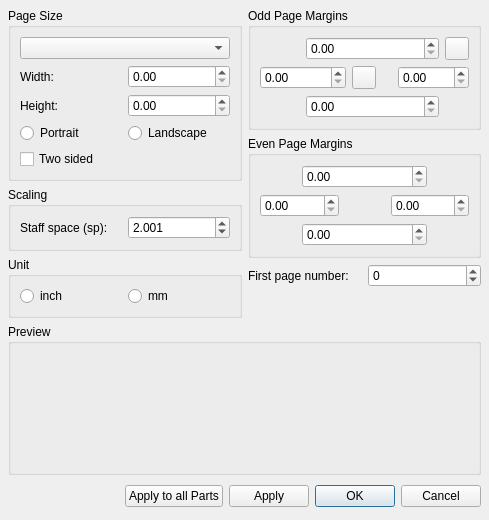
<?xml version="1.0" encoding="UTF-8"?>
<ui version="4.0">
 <class>PageSettingsBase</class>
 <widget class="QDialog" name="PageSettingsBase">
  <property name="geometry">
   <rect>
    <x>0</x>
    <y>0</y>
    <width>489</width>
    <height>520</height>
   </rect>
  </property>
  <property name="minimumSize">
   <size>
    <width>0</width>
    <height>0</height>
   </size>
  </property>
  <property name="windowTitle">
   <string>Page Settings</string>
  </property>
  <layout class="QGridLayout">
   <property name="leftMargin">
    <number>8</number>
   </property>
   <property name="topMargin">
    <number>8</number>
   </property>
   <property name="rightMargin">
    <number>8</number>
   </property>
   <property name="bottomMargin">
    <number>8</number>
   </property>
   <property name="spacing">
    <number>6</number>
   </property>
   <item row="2" column="0" colspan="2">
    <widget class="QGroupBox" name="previewGroup">
     <property name="sizePolicy">
      <sizepolicy hsizetype="Expanding" vsizetype="Expanding">
       <horstretch>0</horstretch>
       <verstretch>0</verstretch>
      </sizepolicy>
     </property>
     <property name="title">
      <string>Preview</string>
     </property>
     <layout class="QVBoxLayout" name="verticalLayout_2">
      <property name="leftMargin">
       <number>0</number>
      </property>
      <property name="topMargin">
       <number>0</number>
      </property>
      <property name="rightMargin">
       <number>0</number>
      </property>
      <property name="bottomMargin">
       <number>0</number>
      </property>
     </layout>
    </widget>
   </item>
   <item row="0" column="0" rowspan="2">
    <layout class="QVBoxLayout" stretch="0,0,0">
     <property name="spacing">
      <number>6</number>
     </property>
     <property name="leftMargin">
      <number>0</number>
     </property>
     <property name="topMargin">
      <number>0</number>
     </property>
     <property name="rightMargin">
      <number>0</number>
     </property>
     <property name="bottomMargin">
      <number>0</number>
     </property>
     <item>
      <widget class="QGroupBox" name="groupBox">
       <property name="title">
        <string>Page Size</string>
       </property>
       <layout class="QGridLayout">
        <item row="3" column="0">
         <widget class="QRadioButton" name="portraitButton">
          <property name="text">
           <string>Portrait</string>
          </property>
         </widget>
        </item>
        <item row="0" column="0" colspan="2">
         <widget class="QComboBox" name="pageGroup"/>
        </item>
        <item row="4" column="0">
         <widget class="QCheckBox" name="twosided">
          <property name="text">
           <string>Two sided</string>
          </property>
         </widget>
        </item>
        <item row="3" column="1">
         <widget class="QRadioButton" name="landscapeButton">
          <property name="text">
           <string>Landscape</string>
          </property>
         </widget>
        </item>
        <item row="1" column="1">
         <widget class="QDoubleSpinBox" name="pageWidth">
          <property name="sizePolicy">
           <sizepolicy hsizetype="Minimum" vsizetype="Fixed">
            <horstretch>0</horstretch>
            <verstretch>0</verstretch>
           </sizepolicy>
          </property>
          <property name="maximum">
           <double>2000.000000000000000</double>
          </property>
         </widget>
        </item>
        <item row="2" column="1">
         <widget class="QDoubleSpinBox" name="pageHeight">
          <property name="sizePolicy">
           <sizepolicy hsizetype="Minimum" vsizetype="Fixed">
            <horstretch>0</horstretch>
            <verstretch>0</verstretch>
           </sizepolicy>
          </property>
          <property name="maximum">
           <double>2000.000000000000000</double>
          </property>
         </widget>
        </item>
        <item row="2" column="0">
         <widget class="QLabel" name="label_3">
          <property name="text">
           <string>Height:</string>
          </property>
          <property name="buddy">
           <cstring>pageHeight</cstring>
          </property>
         </widget>
        </item>
        <item row="1" column="0">
         <widget class="QLabel" name="label_2">
          <property name="text">
           <string>Width:</string>
          </property>
          <property name="buddy">
           <cstring>pageWidth</cstring>
          </property>
         </widget>
        </item>
       </layout>
      </widget>
     </item>
     <item>
      <widget class="QGroupBox" name="groupBox_2">
       <property name="title">
        <string>Scaling</string>
       </property>
       <layout class="QHBoxLayout">
        <item>
         <widget class="QLabel" name="label">
          <property name="toolTip">
           <string>Distance between two lines on a standard 5-line staff</string>
          </property>
          <property name="whatsThis">
           <string>Distance between two lines on a standard 5-line staff</string>
          </property>
          <property name="text">
           <string>Staff space (sp):</string>
          </property>
          <property name="buddy">
           <cstring>spatiumEntry</cstring>
          </property>
         </widget>
        </item>
        <item>
         <widget class="QDoubleSpinBox" name="spatiumEntry">
          <property name="sizePolicy">
           <sizepolicy hsizetype="Minimum" vsizetype="Fixed">
            <horstretch>0</horstretch>
            <verstretch>0</verstretch>
           </sizepolicy>
          </property>
          <property name="decimals">
           <number>3</number>
          </property>
          <property name="minimum">
           <double>0.001000000000000</double>
          </property>
          <property name="maximum">
           <double>999.990000000000009</double>
          </property>
          <property name="singleStep">
           <double>0.200000000000000</double>
          </property>
          <property name="value">
           <double>2.001000000000000</double>
          </property>
         </widget>
        </item>
       </layout>
      </widget>
     </item>
     <item>
      <widget class="QGroupBox" name="groupBox_6">
       <property name="title">
        <string>Unit</string>
       </property>
       <layout class="QGridLayout" name="gridLayout_1">
        <item row="0" column="0">
         <widget class="QRadioButton" name="inchButton">
          <property name="text">
           <string>inch</string>
          </property>
         </widget>
        </item>
        <item row="0" column="1">
         <widget class="QRadioButton" name="mmButton">
          <property name="text">
           <string>mm</string>
          </property>
         </widget>
        </item>
       </layout>
      </widget>
     </item>
    </layout>
   </item>
   <item row="3" column="0" colspan="2">
    <layout class="QHBoxLayout">
     <property name="leftMargin">
      <number>0</number>
     </property>
     <property name="topMargin">
      <number>0</number>
     </property>
     <property name="rightMargin">
      <number>0</number>
     </property>
     <property name="bottomMargin">
      <number>0</number>
     </property>
     <item>
      <spacer>
       <property name="orientation">
        <enum>Qt::Horizontal</enum>
       </property>
       <property name="sizeHint" stdset="0">
        <size>
         <width>131</width>
         <height>31</height>
        </size>
       </property>
      </spacer>
     </item>
     <item>
      <widget class="QPushButton" name="buttonApplyToAllParts">
       <property name="text">
        <string>Apply to all Parts</string>
       </property>
      </widget>
     </item>
     <item>
      <widget class="QPushButton" name="buttonApply">
       <property name="text">
        <string>Apply</string>
       </property>
      </widget>
     </item>
     <item>
      <widget class="QPushButton" name="buttonOk">
       <property name="text">
        <string>OK</string>
       </property>
       <property name="default">
        <bool>true</bool>
       </property>
      </widget>
     </item>
     <item>
      <widget class="QPushButton" name="buttonCancel">
       <property name="text">
        <string>Cancel</string>
       </property>
      </widget>
     </item>
    </layout>
   </item>
   <item row="0" column="1">
    <layout class="QVBoxLayout">
     <property name="spacing">
      <number>6</number>
     </property>
     <property name="leftMargin">
      <number>0</number>
     </property>
     <property name="topMargin">
      <number>0</number>
     </property>
     <property name="rightMargin">
      <number>0</number>
     </property>
     <property name="bottomMargin">
      <number>0</number>
     </property>
     <item>
      <widget class="QGroupBox" name="groupBox_3">
       <property name="title">
        <string>Odd Page Margins</string>
       </property>
       <layout class="QGridLayout" name="gridLayout_3">
        <item row="1" column="0" colspan="2">
         <widget class="QDoubleSpinBox" name="oddPageLeftMargin">
          <property name="sizePolicy">
           <sizepolicy hsizetype="Preferred" vsizetype="Fixed">
            <horstretch>0</horstretch>
            <verstretch>0</verstretch>
           </sizepolicy>
          </property>
          <property name="maximum">
           <double>2000.000000000000000</double>
          </property>
         </widget>
        </item>
        <item row="1" column="2">
         <widget class="QToolButton" name="resetOddPageLeftMargin">
          <property name="toolTip">
           <string>Reset to default</string>
          </property>
          <property name="accessibleName">
           <string>Reset 'Odd Page Left Margin' value</string>
          </property>
          <property name="icon">
           <iconset resource="../musescore.qrc">
            <normaloff>:/data/icons/edit-reset.svg</normaloff>:/data/icons/edit-reset.svg</iconset>
          </property>
         </widget>
        </item>
        <item row="1" column="3" colspan="2">
         <widget class="QDoubleSpinBox" name="oddPageRightMargin">
          <property name="sizePolicy">
           <sizepolicy hsizetype="Preferred" vsizetype="Fixed">
            <horstretch>0</horstretch>
            <verstretch>0</verstretch>
           </sizepolicy>
          </property>
          <property name="maximum">
           <double>2000.000000000000000</double>
          </property>
         </widget>
        </item>
        <item row="2" column="1" colspan="3">
         <widget class="QDoubleSpinBox" name="oddPageBottomMargin">
          <property name="sizePolicy">
           <sizepolicy hsizetype="Preferred" vsizetype="Fixed">
            <horstretch>0</horstretch>
            <verstretch>0</verstretch>
           </sizepolicy>
          </property>
          <property name="maximum">
           <double>2000.000000000000000</double>
          </property>
         </widget>
        </item>
        <item row="1" column="2">
         <spacer name="horizontalSpacer_2">
          <property name="orientation">
           <enum>Qt::Horizontal</enum>
          </property>
          <property name="sizeType">
           <enum>QSizePolicy::Preferred</enum>
          </property>
          <property name="sizeHint" stdset="0">
           <size>
            <width>40</width>
            <height>20</height>
           </size>
          </property>
         </spacer>
        </item>
        <item row="0" column="1" colspan="3">
         <widget class="QDoubleSpinBox" name="oddPageTopMargin">
          <property name="sizePolicy">
           <sizepolicy hsizetype="Preferred" vsizetype="Fixed">
            <horstretch>0</horstretch>
            <verstretch>0</verstretch>
           </sizepolicy>
          </property>
          <property name="maximum">
           <double>2000.000000000000000</double>
          </property>
         </widget>
        </item>
        <item row="0" column="4">
         <widget class="QToolButton" name="resetOddPageTopMargin">
          <property name="toolTip">
           <string>Reset to default</string>
          </property>
          <property name="accessibleName">
           <string>Reset 'Odd Page Top Margin' value</string>
          </property>
          <property name="icon">
           <iconset resource="../musescore.qrc">
            <normaloff>:/data/icons/edit-reset.svg</normaloff>:/data/icons/edit-reset.svg</iconset>
          </property>
         </widget>
        </item>
       </layout>
      </widget>
     </item>
     <item>
      <widget class="QGroupBox" name="groupBox_4">
       <property name="title">
        <string>Even Page Margins</string>
       </property>
       <layout class="QGridLayout" name="gridLayout_2">
        <item row="1" column="3" colspan="2">
         <widget class="QDoubleSpinBox" name="evenPageRightMargin">
          <property name="sizePolicy">
           <sizepolicy hsizetype="Preferred" vsizetype="Fixed">
            <horstretch>0</horstretch>
            <verstretch>0</verstretch>
           </sizepolicy>
          </property>
          <property name="maximum">
           <double>2000.000000000000000</double>
          </property>
         </widget>
        </item>
        <item row="2" column="1" colspan="3">
         <widget class="QDoubleSpinBox" name="evenPageBottomMargin">
          <property name="sizePolicy">
           <sizepolicy hsizetype="Preferred" vsizetype="Fixed">
            <horstretch>0</horstretch>
            <verstretch>0</verstretch>
           </sizepolicy>
          </property>
          <property name="maximum">
           <double>2000.000000000000000</double>
          </property>
         </widget>
        </item>
        <item row="1" column="0" colspan="2">
         <widget class="QDoubleSpinBox" name="evenPageLeftMargin">
          <property name="sizePolicy">
           <sizepolicy hsizetype="Preferred" vsizetype="Fixed">
            <horstretch>0</horstretch>
            <verstretch>0</verstretch>
           </sizepolicy>
          </property>
          <property name="maximum">
           <double>2000.000000000000000</double>
          </property>
         </widget>
        </item>
        <item row="1" column="2">
         <spacer name="horizontalSpacer_3">
          <property name="orientation">
           <enum>Qt::Horizontal</enum>
          </property>
          <property name="sizeType">
           <enum>QSizePolicy::Preferred</enum>
          </property>
          <property name="sizeHint" stdset="0">
           <size>
            <width>40</width>
            <height>20</height>
           </size>
          </property>
         </spacer>
        </item>
        <item row="0" column="1" colspan="3">
         <widget class="QDoubleSpinBox" name="evenPageTopMargin">
          <property name="sizePolicy">
           <sizepolicy hsizetype="Preferred" vsizetype="Fixed">
            <horstretch>0</horstretch>
            <verstretch>0</verstretch>
           </sizepolicy>
          </property>
          <property name="maximum">
           <double>2000.000000000000000</double>
          </property>
         </widget>
        </item>
       </layout>
      </widget>
     </item>
     <item>
      <layout class="QHBoxLayout" name="horizontalLayout_2">
       <item>
        <widget class="QLabel" name="label_12">
         <property name="text">
          <string>First page number:</string>
         </property>
         <property name="buddy">
          <cstring>pageOffsetEntry</cstring>
         </property>
        </widget>
       </item>
       <item>
        <widget class="QSpinBox" name="pageOffsetEntry">
         <property name="minimum">
          <number>-99</number>
         </property>
         <property name="maximum">
          <number>999</number>
         </property>
        </widget>
       </item>
      </layout>
     </item>
    </layout>
   </item>
  </layout>
 </widget>
 <tabstops>
  <tabstop>pageGroup</tabstop>
  <tabstop>pageWidth</tabstop>
  <tabstop>pageHeight</tabstop>
  <tabstop>portraitButton</tabstop>
  <tabstop>landscapeButton</tabstop>
  <tabstop>twosided</tabstop>
  <tabstop>spatiumEntry</tabstop>
  <tabstop>inchButton</tabstop>
  <tabstop>mmButton</tabstop>
  <tabstop>oddPageTopMargin</tabstop>
  <tabstop>oddPageLeftMargin</tabstop>
  <tabstop>oddPageRightMargin</tabstop>
  <tabstop>oddPageBottomMargin</tabstop>
  <tabstop>evenPageTopMargin</tabstop>
  <tabstop>evenPageLeftMargin</tabstop>
  <tabstop>evenPageRightMargin</tabstop>
  <tabstop>evenPageBottomMargin</tabstop>
  <tabstop>pageOffsetEntry</tabstop>
  <tabstop>buttonApplyToAllParts</tabstop>
  <tabstop>buttonApply</tabstop>
  <tabstop>buttonOk</tabstop>
  <tabstop>buttonCancel</tabstop>
 </tabstops>
 <resources/>
 <connections>
  <connection>
   <sender>buttonOk</sender>
   <signal>clicked()</signal>
   <receiver>PageSettingsBase</receiver>
   <slot>accept()</slot>
   <hints>
    <hint type="sourcelabel">
     <x>278</x>
     <y>253</y>
    </hint>
    <hint type="destinationlabel">
     <x>96</x>
     <y>254</y>
    </hint>
   </hints>
  </connection>
  <connection>
   <sender>buttonCancel</sender>
   <signal>clicked()</signal>
   <receiver>PageSettingsBase</receiver>
   <slot>reject()</slot>
   <hints>
    <hint type="sourcelabel">
     <x>369</x>
     <y>253</y>
    </hint>
    <hint type="destinationlabel">
     <x>179</x>
     <y>282</y>
    </hint>
   </hints>
  </connection>
 </connections>
</ui>
